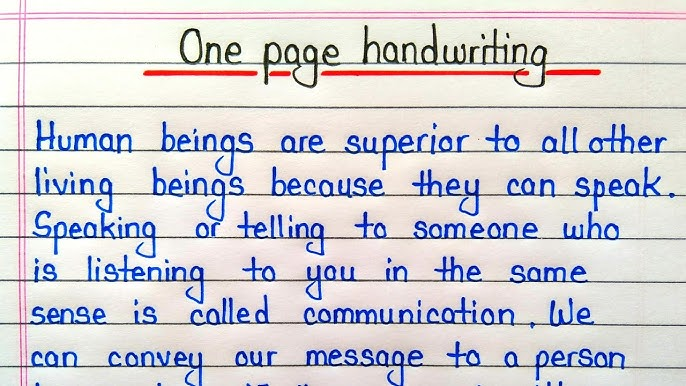
#> input picture data/sample_images/bakar_handwriting.jpeg, 686 x 386 px
$ python -i perception_agent.py   (imports and definitions only)   (older library calls are emulated)
#> lines starting #> are read from the running program, lines starting #| are printed output that depends on the picture; after the words box and inside, x2 and y2 are one past the last pixel; in counts of white or black regions, pixels touching at a corner belong together
"""
Perception Agent — Image Analysis Module
=========================================
The Perception Agent is the "eyes" of the agentic system. Before any OCR runs,
it inspects the input image and produces a structured ImageProfile describing
brightness, contrast, blur level, skew angle, resolution, and estimated
handwriting density.

This profile drives downstream decisions (which OCR engine to pick, what
preprocessing to apply) instead of using a static, one-size-fits-all pipeline.

Phase 2 Requirement Mapping:
  - Slide 20 (Agentic Concept: Perception)
  - Slide 23 (Agent Architecture: Input → Processing)
  - Slide 25 (Operational Workflow: Observe)
"""

from __future__ import annotations

import math
from dataclasses import dataclass, field
from pathlib import Path
from typing import Optional

import cv2
import numpy as np


@dataclass
class ImageProfile:
    """Structured result of the perception analysis."""

    filepath: str = ""
    width: int = 0
    height: int = 0
    brightness: float = 0.0          # 0–255 mean luminance
    contrast: float = 0.0            # std-dev of luminance
    blur_score: float = 0.0          # Laplacian variance (low = blurry)
    skew_angle: float = 0.0          # estimated rotation in degrees
    is_low_resolution: bool = False  # width < 1500
    is_dark: bool = False            # brightness < 90
    is_low_contrast: bool = False    # contrast < 40
    is_blurry: bool = False          # blur_score < 50
    is_skewed: bool = False          # abs(skew_angle) > 1.0 degree
    density: str = "normal"          # "sparse", "normal", "dense"
    dominant_color: str = "grayscale"  # "grayscale", "color", "red_ink"
    quality_score: float = 0.0       # 0–100 composite quality rating
    recommendations: list = field(default_factory=list)


class PerceptionAgent:
    """
    Analyzes an input image and returns an ImageProfile.

    Unlike Phase 1 — which blindly applied the same preprocessing regardless
    of image characteristics — the Perception Agent *observes* the image first
    and produces an actionable profile that the Decision Engine uses to adapt
    the pipeline.
    """

    # ---------- thresholds (tunable via memory/feedback) ----------
    BRIGHTNESS_LOW = 90
    BRIGHTNESS_HIGH = 200
    CONTRAST_LOW = 40
    BLUR_THRESHOLD = 50
    SKEW_THRESHOLD = 1.0        # degrees
    LOW_RES_WIDTH = 1500
    DENSE_TEXT_RATIO = 0.35     # ratio of non-zero pixels after binarization
    SPARSE_TEXT_RATIO = 0.08

    def analyze(self, image_path: Path | str) -> ImageProfile:
        """Run full perception analysis on an image file."""
        path = Path(image_path)
        img = cv2.imread(str(path), cv2.IMREAD_COLOR)
#> img is the input picture: shape (386, 686, 3); mean B, G, R 214.1, 209, 210.2
        if img is None:
            raise FileNotFoundError(f"Could not read image: {path}")

        profile = ImageProfile(filepath=str(path))
        profile.height, profile.width = img.shape[:2]
#> profile.height = 386; profile.width = 686

        gray = cv2.cvtColor(img, cv2.COLOR_BGR2GRAY)
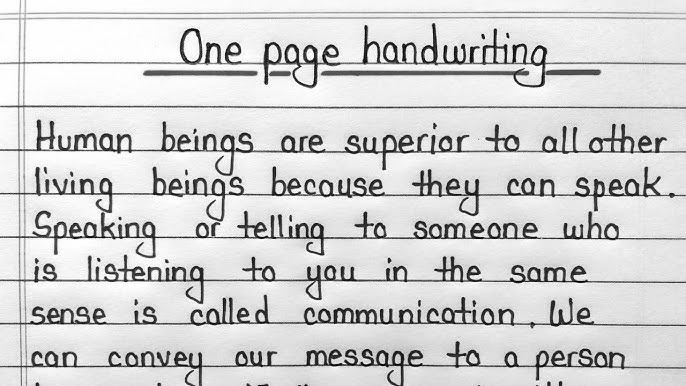
#> gray: shape (386, 686); min 0, max 255, mean 209.9

        # ---- brightness & contrast ----
        profile.brightness = float(np.mean(gray))
#> profile.brightness = 209.9
        profile.contrast = float(np.std(gray))
#> profile.contrast = 58.05
        profile.is_dark = profile.brightness < self.BRIGHTNESS_LOW
#> profile.is_dark = False
        profile.is_low_contrast = profile.contrast < self.CONTRAST_LOW
#> profile.is_low_contrast = False

        # ---- blur detection (Laplacian variance) ----
        laplacian = cv2.Laplacian(gray, cv2.CV_64F)
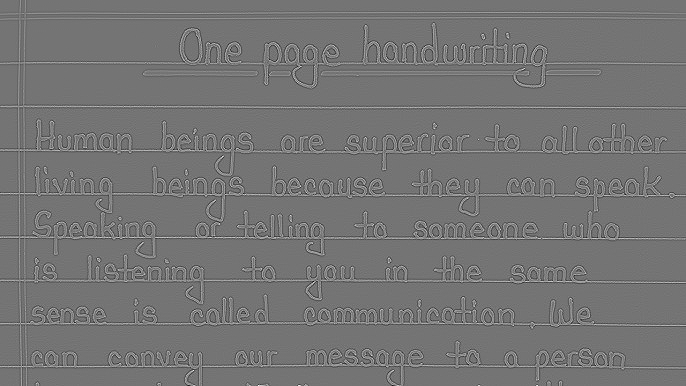
#> laplacian: shape (386, 686) float64; min -542, max 644, mean 0; drawn with min black and max white
        profile.blur_score = float(laplacian.var())
#> profile.blur_score = 5284.1
        profile.is_blurry = profile.blur_score < self.BLUR_THRESHOLD
#> profile.is_blurry = False

        # ---- skew estimation ----
        profile.skew_angle = self._estimate_skew(gray)
        profile.is_skewed = abs(profile.skew_angle) > self.SKEW_THRESHOLD

        # ---- resolution ----
        profile.is_low_resolution = profile.width < self.LOW_RES_WIDTH

        # ---- text density ----
        profile.density = self._estimate_density(gray)

        # ---- dominant color / ink detection ----
        profile.dominant_color = self._detect_color_profile(img)

        # ---- composite quality score ----
        profile.quality_score = self._compute_quality_score(profile)

        # ---- generate recommendations ----
        profile.recommendations = self._generate_recommendations(profile)

        return profile

    # ------------------------------------------------------------------ #
    #  Private helpers                                                      #
    # ------------------------------------------------------------------ #

    def _estimate_skew(self, gray: np.ndarray) -> float:
        """Estimate document skew via min-area-rect on non-zero pixels.

        cv2.minAreaRect returns an angle in (0, 90] in OpenCV 4.5+, where
        a perfectly horizontal text bar yields angle=90. We normalize so
        that 0° means "horizontal" and only return angles within a
        plausible document-skew range. Anything outside ±15° is treated
        as a misdetection (the bounding rect's orientation doesn't reflect
        actual text-line tilt — common with page borders or noise).
        """
        binary = cv2.adaptiveThreshold(
            gray, 255, cv2.ADAPTIVE_THRESH_GAUSSIAN_C,
            cv2.THRESH_BINARY_INV, 31, 12,
        )
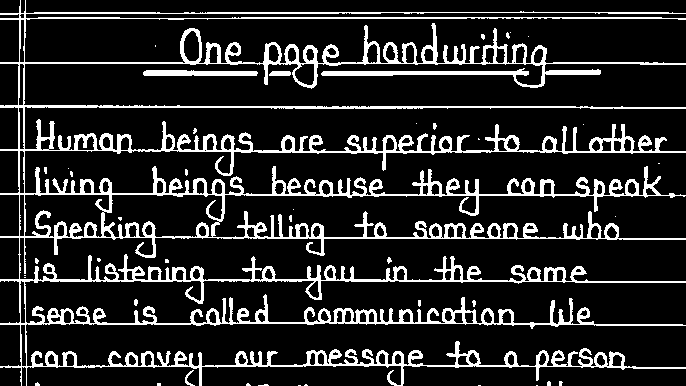
#> binary: shape (386, 686); 15.2% white; 42 white regions (34 under 20 px), largest, box (x1, y1, x2, y2) and area: (0, 0, 686, 386) 39140, (143, 70, 258, 76) 611, (269, 71, 291, 76) 102
        coords = cv2.findNonZero(binary)
#> coords = contour of 40310 points, box (x1, y1, x2, y2) (0, 0, 686, 386), area 17129
        if coords is None or len(coords) < 100:
            return 0.0

        rect = cv2.minAreaRect(coords)
#> rect = ((342.5, 192.5), (385, 685), -90)
        angle = rect[-1]
#> angle = -90

        # Normalize OpenCV minAreaRect angle to a signed value near 0
        if angle > 45:
            angle = angle - 90
        elif angle < -45:
            angle = angle + 90
#> angle = 0
#> in analyze, `profile.is_skewed = abs(profile.skew_angle) > self.SKEW_THRESHOLD`: profile.is_skewed = False

        # Real document skew is small. Reject implausible values.
        if abs(angle) > 15:
            return 0.0

        return round(angle, 2) if abs(angle) > 0.2 else 0.0

    def _estimate_density(self, gray: np.ndarray) -> str:
        """Classify text density as sparse/normal/dense."""
        binary = cv2.adaptiveThreshold(
            gray, 255, cv2.ADAPTIVE_THRESH_GAUSSIAN_C,
            cv2.THRESH_BINARY_INV, 31, 12,
        )
        ratio = np.count_nonzero(binary) / max(1, binary.size)
#> ratio = 0.152
#> in analyze, `profile.density = self._estimate_density(gray)`: profile.density = 'normal'
        if ratio > self.DENSE_TEXT_RATIO:
            return "dense"
        elif ratio < self.SPARSE_TEXT_RATIO:
            return "sparse"
        return "normal"

    def _detect_color_profile(self, img: np.ndarray) -> str:
        """Detect whether the image has significant color ink (e.g. red)."""
        hsv = cv2.cvtColor(img, cv2.COLOR_BGR2HSV)
#> hsv: shape (386, 686, 3); mean H, S, V 53.4, 36.9, 225.6

        # Red detection (two hue ranges)
        red_mask1 = cv2.inRange(hsv, (0, 50, 50), (10, 255, 255))
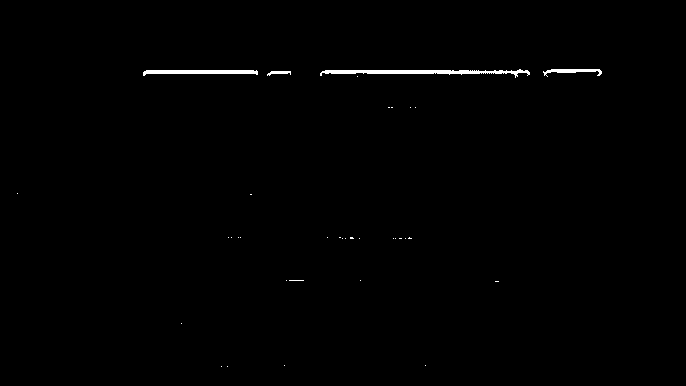
#> red_mask1: shape (386, 686); 0.59% white; 35 white regions (31 under 20 px), largest, box (x1, y1, x2, y2) and area: (320, 69, 530, 78) 767, (143, 70, 258, 76) 460, (543, 69, 602, 77) 205, (267, 71, 291, 76) 69
        red_mask2 = cv2.inRange(hsv, (170, 50, 50), (180, 255, 255))
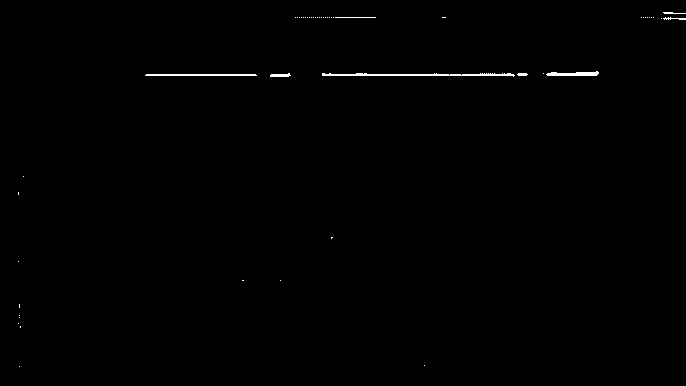
#> red_mask2: shape (386, 686); 0.41% white in thin lines or dots, all inside (x1, y1, x2, y2) = (18, 12, 686, 367)
        red_ratio = (np.count_nonzero(red_mask1) + np.count_nonzero(red_mask2)) / max(1, img.shape[0] * img.shape[1])
#> red_ratio = 0.00998

        if red_ratio > 0.01:
            return "red_ink"

        # Check overall saturation
        mean_saturation = float(np.mean(hsv[:, :, 1]))
#> mean_saturation = 36.94
        if mean_saturation > 30:
            return "color"

        return "grayscale"

    def _compute_quality_score(self, profile: ImageProfile) -> float:
        """
        Compute a 0–100 composite quality score.
        Higher = better quality image for OCR.
        """
        score = 100.0

        # Penalize low brightness
        if profile.is_dark:
            score -= 20

        # Penalize low contrast
        if profile.is_low_contrast:
            score -= 15

        # Penalize blur
        if profile.is_blurry:
            score -= 25

        # Penalize skew
        if profile.is_skewed:
            score -= 10

        # Penalize low resolution
        if profile.is_low_resolution:
            score -= 15

        # Penalize dense text (harder for OCR)
        if profile.density == "dense":
            score -= 10

        return max(0.0, round(score, 1))

    def _generate_recommendations(self, profile: ImageProfile) -> list:
        """
        Generate human-readable recommendations based on the analysis.
        These are shown to the user and also consumed by the Decision Engine.
        """
        recs = []

        if profile.is_dark:
            recs.append("Image is too dark — brightness enhancement recommended")
        if profile.is_low_contrast:
            recs.append("Low contrast detected — CLAHE enhancement recommended")
        if profile.is_blurry:
            recs.append("Image appears blurry — sharpening filter recommended")
        if profile.is_skewed:
            recs.append(f"Document is skewed by {profile.skew_angle:.1f}° — deskew recommended")
        if profile.is_low_resolution:
            recs.append("Low resolution image — upscaling recommended")
        if profile.density == "dense":
            recs.append("Dense text detected — line-by-line OCR strategy recommended")
        if profile.dominant_color == "red_ink":
            recs.append("Red ink detected — dual-channel OCR recommended")

        if not recs:
            recs.append("Image quality is good — standard processing recommended")

        return recs

>>> result = PerceptionAgent().analyze('../../data/sample_images/bakar_handwriting.jpeg')
#> in analyze, `profile.dominant_color = self._detect_color_profile(img)`: profile.dominant_color = 'color'
